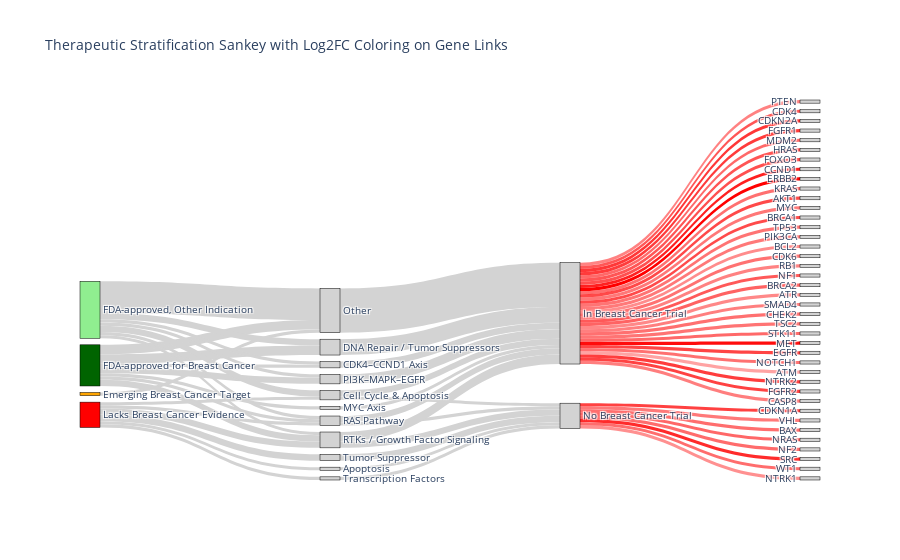

The code cell stored with this chart in its notebook:
### Code cell
# Create Sankey
fig = go.Figure(data=[go.Sankey(
    node=dict(
        pad=15,
        thickness=20,
        line=dict(color='black', width=0.5),
        label=labels,
        color=node_colors
    ),
    link=dict(
        source=sources,
        target=targets,
        value=values,
        color=link_colors,
        hovertemplate='%{value} genes<br>From %{source.label} to %{target.label}<extra></extra>'
    )
)])

fig.update_layout(title_text='Therapeutic Stratification Sankey with Log2FC Coloring on Gene Links',
                    font_size=10)

fig.show()

### Figure 1 — Plotly figure (JSON) as saved in the notebook; plotly's stock layout.template omitted (floating-point values rounded to 4 significant figures)
{"data": [{"link": {"color": ["lightgrey", "lightgrey", "lightgrey", "lightgrey", "lightgrey", "lightgrey", "lightgrey", "lightgrey", "lightgrey", "lightgrey", "lightgrey", "lightgrey", "lightgrey", "lightgrey", "lightgrey", "lightgrey", "lightgrey", "lightgrey", "lightgrey", "lightgrey", "lightgrey", "lightgrey", "lightgrey", "lightgrey", "lightgrey", "lightgrey", "lightgrey", "lightgrey", "lightgrey", "lightgrey", "lightgrey", "lightgrey", "lightgrey", "lightgrey", "lightgrey", "rgba(255, 0, 0, 0.7147573375462062)", "rgba(255, 0, 0, 0.35894613829250877)", "rgba(255, 0, 0, 0.46568663681579475)", "rgba(255, 0, 0, 0.45181077973176853)", "rgba(255, 0, 0, 0.7074847384012766)", "rgba(255, 0, 0, 0.6115262262718559)", "rgba(255, 0, 0, 0.5073086006340477)", "rgba(255, 0, 0, 0.8729988872574292)", "rgba(255, 0, 0, 0.6637108929776326)", "rgba(255, 0, 0, 0.5532129037765043)", "rgba(255, 0, 0, 0.7829659492137909)", "rgba(255, 0, 0, 0.5626406374711199)", "rgba(255, 0, 0, 0.7276743448689239)", "rgba(255, 0, 0, 1.0)", "rgba(255, 0, 0, 0.7686977907803539)", "rgba(255, 0, 0, 0.7411469469692351)", "rgba(255, 0, 0, 0.6846123983628252)", "rgba(255, 0, 0, 0.66641561054433)", "rgba(255, 0, 0, 0.5596433898168357)", "rgba(255, 0, 0, 0.5878116341944561)", "rgba(255, 0, 0, 0.9540453588381284)", "rgba(255, 0, 0, 0.5292145261984008)", "rgba(255, 0, 0, 0.6494468601867698)", "rgba(255, 0, 0, 0.5584117534749884)", "rgba(255, 0, 0, 0.7611980165626077)", "rgba(255, 0, 0, 0.5269241646725109)", "rgba(255, 0, 0, 0.4903161011875449)", "rgba(255, 0, 0, 0.48849794796055884)", "rgba(255, 0, 0, 0.5011312297067526)", "rgba(255, 0, 0, 0.5872114500691701)", "rgba(255, 0, 0, 0.5433720173914083)", "rgba(255, 0, 0, 0.5467182839439776)", "rgba(255, 0, 0, 0.5682320943772599)", "rgba(255, 0, 0, 0.7460488787704247)", "rgba(255, 0, 0, 0.5753102449075325)", "rgba(255, 0, 0, 0.5944301625568726)", "rgba(255, 0, 0, 0.4357690485658454)", "rgba(255, 0, 0, 0.8312297988843198)", "rgba(255, 0, 0, 0.5238258033508691)", "rgba(255, 0, 0, 0.5736065512043462)"], "hovertemplate": "%{value} genes<br>From %{source.label} to %{target.label}<extra></extra>", "source": [2, 1, 1, 1, 1, 1, 1, 1, 0, 0, 0, 0, 0, 0, 0, 3, 3, 3, 3, 3, 3, 13, 5, 6, 6, 11, 10, 9, 4, 8, 8, 7, 7, 14, 12, 15, 15, 15, 15, 15, 15, 15, 15, 15, 15, 15, 15, 15, 15, 15, 15, 15, 15, 15, 15, 15, 15, 15, 15, 15, 15, 15, 15, 15, 15, 15, 15, 16, 16, 16, 16, 16, 16, 16, 16], "target": [9, 5, 11, 10, 9, 4, 8, 7, 5, 6, 11, 9, 4, 8, 7, 13, 6, 8, 7, 14, 12, 16, 15, 15, 16, 15, 15, 15, 15, 15, 16, 15, 16, 16, 16, 27, 45, 37, 32, 29, 36, 48, 24, 18, 33, 19, 39, 43, 25, 20, 47, 23, 22, 26, 21, 42, 28, 35, 44, 46, 31, 17, 34, 38, 41, 30, 40, 51, 49, 53, 52, 56, 54, 50, 55], "value": [1, 1, 3, 1, 3, 2, 1, 2, 1, 2, 2, 10, 1, 1, 1, 1, 1, 1, 2, 1, 2, 1, 2, 2, 1, 5, 1, 14, 3, 2, 1, 3, 2, 1, 2, 1, 1, 1, 1, 1, 1, 1, 1, 1, 1, 1, 1, 1, 1, 1, 1, 1, 1, 1, 1, 1, 1, 1, 1, 1, 1, 1, 1, 1, 1, 1, 1, 1, 1, 1, 1, 1, 1, 1, 1]}, "node": {"color": ["lightgreen", "darkgreen", "orange", "red", "lightgrey", "lightgrey", "lightgrey", "lightgrey", "lightgrey", "lightgrey", "lightgrey", "lightgrey", "lightgrey", "lightgrey", "lightgrey", "lightgrey", "lightgrey", "lightgrey", "lightgrey", "lightgrey", "lightgrey", "lightgrey", "lightgrey", "lightgrey", "lightgrey", "lightgrey", "lightgrey", "lightgrey", "lightgrey", "lightgrey", "lightgrey", "lightgrey", "lightgrey", "lightgrey", "lightgrey", "lightgrey", "lightgrey", "lightgrey", "lightgrey", "lightgrey", "lightgrey", "lightgrey", "lightgrey", "lightgrey", "lightgrey", "lightgrey", "lightgrey", "lightgrey", "lightgrey", "lightgrey", "lightgrey", "lightgrey", "lightgrey", "lightgrey", "lightgrey", "lightgrey", "lightgrey"], "label": ["FDA-approved, Other Indication", "FDA-approved for Breast Cancer", "Emerging Breast Cancer Target", "Lacks Breast Cancer Evidence", "PI3K–MAPK–EGFR", "CDK4–CCND1 Axis", "Cell Cycle & Apoptosis", "RTKs / Growth Factor Signaling", "RAS Pathway", "Other", "MYC Axis", "DNA Repair / Tumor Suppressors", "Tumor Suppressor", "Apoptosis", "Transcription Factors", "In Breast Cancer Trial", "No Breast Cancer Trial", "PTEN", "CDK4", "CDKN2A", "FGFR1", "MDM2", "HRAS", "FOXO3", "CCND1", "ERBB2", "KRAS", "AKT1", "MYC", "BRCA1", "TP53", "PIK3CA", "BCL2", "CDK6", "RB1", "NF1", "BRCA2", "ATR", "SMAD4", "CHEK2", "TSC2", "STK11", "MET", "EGFR", "NOTCH1", "ATM", "NTRK2", "FGFR2", "CASP8", "CDKN1A", "VHL", "BAX", "NRAS", "NF2", "SRC", "WT1", "NTRK1"], "line": {"color": "black", "width": 0.5}, "pad": 15, "thickness": 20}, "type": "sankey"}], "layout": {"font": {"size": 10}, "title": {"text": "Therapeutic Stratification Sankey with Log2FC Coloring on Gene Links"}}}
